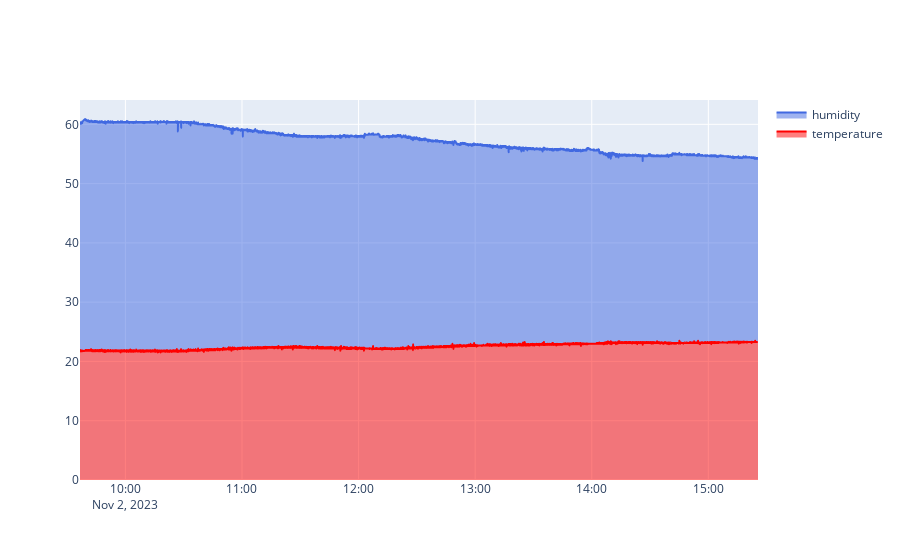

Source (notebook cell):
### Code cell
import plotly.graph_objects as go

fig = go.Figure()
fig.add_trace(
    go.Scatter(
        x=df["timestamp"],
        y=df["temperature"],
        name="temperature",
        line=dict(color="red", shape="spline"),
        fill="tonexty",
    )
)
fig.add_trace(
    go.Scatter(
        x=df["timestamp"],
        y=df["humidity"],
        name="humidity",
        line=dict(color="royalblue", shape="spline"),
        fill="tonexty",
    )
)
fig.show()

### Figure 1 — Plotly figure (JSON) as saved in the notebook; plotly's stock layout.template omitted (floating-point values rounded to 4 significant figures; data arrays with more than 128 entries replaced by an {"elided": "..."} marker saying what was removed)
{"data": [{"fill": "tonexty", "line": {"color": "red", "shape": "spline"}, "name": "temperature", "type": "scatter", "x": {"elided": "9447 str values"}, "y": {"elided": "9447 float values"}}, {"fill": "tonexty", "line": {"color": "royalblue", "shape": "spline"}, "name": "humidity", "type": "scatter", "x": {"elided": "9447 str values"}, "y": {"elided": "9447 float values"}}], "layout": {}}
